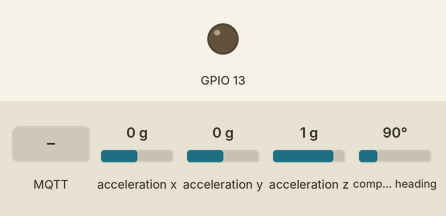
Bench run of a sketch on a simulated ESP32. On the bench: output pins drawn as LEDs (lit = HIGH). The test bench sets the inputs (shaded band); at power-on: acceleration x 0 g, acceleration y 0 g, acceleration z 1 g, compass heading 90°. WiFi joins after 1.5 s; servers stay silent unless stated; no MQTT or app messages arrive unless stated; what the sketch prints to the serial monitor is not drawn.

Above: at 6.7 s.
6.8 s: MQTT message "NETGEAR99" arrives on the first subscribed topic
At 7.4 s:
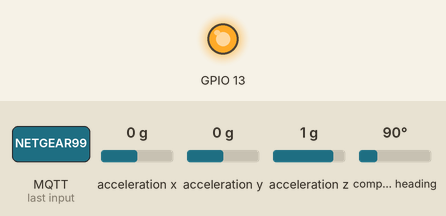
8.3 s: MQTT message "0" arrives on the first subscribed topic
At 9.5 s:
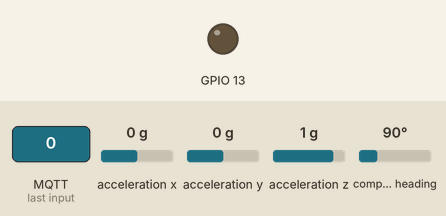
9.8 s: MQTT message "1" arrives on the first subscribed topic
At 10.9 s:
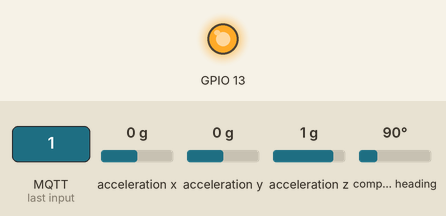
Timing chart, 0 to 12.8 s (numbered marks = the images above; inputs shaded):
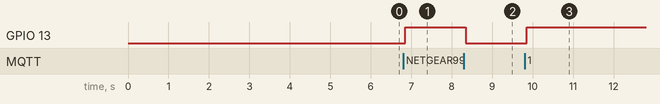

The sketch:

tag_new_code.ino
```cpp
#include <EEPROM.h>
#include <WiFi.h>
#include <PubSubClient.h>
#include <Adafruit_Sensor.h>
#include <Adafruit_BNO055.h>
#include <utility/imumaths.h>
#include <QueueArray.h>
#include <Wire.h> //i2c scan

// Connect to the WiFi
//const char* ssid = "NETGEAR99";
const char* ssid = "lemur";
//const char* ssid = "xixiHao";
//const char* password = "19930903";
const char* password = "lemur9473";
//const char* password = "3108807519";
const char* mqtt_server = "192.168.1.40";
const char* userLoc = "userLoc";
const char* locData = "locData";
const char* userName = "raspberrypi";
const char* triggerTopic = "trigger/Richard";
const char* pointTopic = "point/Richard";


HardwareSerial myserial(2);
WiFiClient espClient;
PubSubClient client(espClient);
Adafruit_BNO055 bno = Adafruit_BNO055(55);

typedef struct {
  int32_t x;
  int32_t y;
  int32_t z;
  uint8_t qf;
  double yaw;
  double pitch;
  double roll;
} dwm_pos_t;


void sendData(const char* topic) {
  sensors_event_t event;
  bno.getEvent(&event);
  dwm_pos_t * p_pos = (dwm_pos_t * )malloc(sizeof(dwm_pos_t));
  //Serial1.write(0x02);
  myserial.write(0x02);
  //Serial1.write((byte)0x00);
  myserial.write((byte)0x00);
  delay(5);
  uint8_t data_cnt = 0;
  uint16_t rx_len = 0;
  uint8_t * rx_data = (byte*)malloc(50);
  while (myserial.available()) {
    rx_data[rx_len] =  myserial.read();
    rx_len++;

  }
  if (rx_data[2] == (byte)0x00 && rx_data[4] == (byte)0x0D) {
    data_cnt = 5;
    p_pos->x = rx_data[data_cnt]
               + (rx_data[data_cnt + 1] << 8)
               + (rx_data[data_cnt + 2] << 16)
               + (rx_data[data_cnt + 3] << 24);
    data_cnt += 4;
    p_pos->y = rx_data[data_cnt]
               + (rx_data[data_cnt + 1] << 8)
               + (rx_data[data_cnt + 2] << 16)
               + (rx_data[data_cnt + 3] << 24);
    data_cnt += 4;
    p_pos->z = rx_data[data_cnt]
               + (rx_data[data_cnt + 1] << 8)
               + (rx_data[data_cnt + 2] << 16)
               + (rx_data[data_cnt + 3] << 24);
    data_cnt += 4;
    p_pos->qf = rx_data[data_cnt];
  }
  p_pos->yaw = event.orientation.x;
  p_pos->pitch = event.orientation.y;
  p_pos->roll = event.orientation.z;
  char * locCharData = (char*)malloc(80);
  String mydata1 = "";
  mydata1 += String(p_pos->x);
  mydata1 += " ";
  mydata1 += String(p_pos->y);
  mydata1 += " ";
  mydata1 += String(p_pos->z);
  mydata1 += " ";
  mydata1 += String(p_pos->yaw);
  mydata1 += " ";
  mydata1 += String(p_pos->pitch);
  mydata1 += " ";
  mydata1 += String(p_pos->roll);

  mydata1 += " ";
  mydata1 += userName;
  mydata1 += " ";
  mydata1 += String(p_pos->qf);
  mydata1.toCharArray(locCharData, 80); //why char array

  client.publish(topic, locCharData);
  free(rx_data);
  free(locCharData);
//  Serial.println( "detected a pointing!");
  free(p_pos);

}


void callback(char* topic, byte* payload, unsigned int length) {
  if (strcmp(topic, pointTopic) == 0) {
    sendData(locData);
  }
  else if (strcmp(topic, triggerTopic) == 0) {
    for (int i = 0; i < length; i++) {
      char receivedChar = (char)payload[i];
      Serial.println(receivedChar);
      if (receivedChar == '0')
      {
        digitalWrite(13, LOW);

      }
      else {
        digitalWrite(13, HIGH);
      }
    }
  }
}

void setup_wifi() {
  delay(10);
  // We start by connecting to a WiFi network
  Serial.println();
  Serial.print("Connecting to ");
  Serial.println(ssid);

  WiFi.begin(ssid, password);

  while (WiFi.status() != WL_CONNECTED) {
    delay(500);
    Serial.print(".");
  }

  Serial.println("");
  Serial.println("WiFi connected");
  Serial.println("IP address: ");
  Serial.println(WiFi.localIP());
}
void reconnect() {
  // Loop until we're reconnected
  while (!client.connected()) {
    Serial.print("Attempting MQTT connection...");
    // Attempt to connect
    if (client.connect(mqtt_server)) {
      client.subscribe(triggerTopic);
      client.subscribe(pointTopic);
      Serial.println("connected");
    } else {
      Serial.print("failed, rc=");
      Serial.print(client.state());
      Serial.println(" try again in 3 seconds");

      delay(3000);
    }
  }
}

void setup()
{
  Wire.begin(); //i2c scan
  Serial.begin(9600);
  myserial.begin(115200);
  client.setServer(mqtt_server, 1883);
  setup_wifi();
  client.setCallback(callback);
  delay(3000);

  pinMode(13, OUTPUT);
  digitalWrite(13, LOW);
  delay(1000);
  bno.setExtCrystalUse(true);

}

void loop()
{

  if (!client.connected()) {
    reconnect();
  }

  client.loop();
  //char * charData1 = (char*)malloc(50);
  //client.publish("publishing",charData1);

  sendData(userLoc);
  //free(charData1);
  delay(100);
}
```

Measured:
- after the input at 6.8 s, GPIO 13: LOW → HIGH after 0.05 s
- after the input at 8.3 s, GPIO 13: HIGH → LOW after 0.05 s
- after the input at 9.8 s, GPIO 13: LOW → HIGH after 0.05 s
